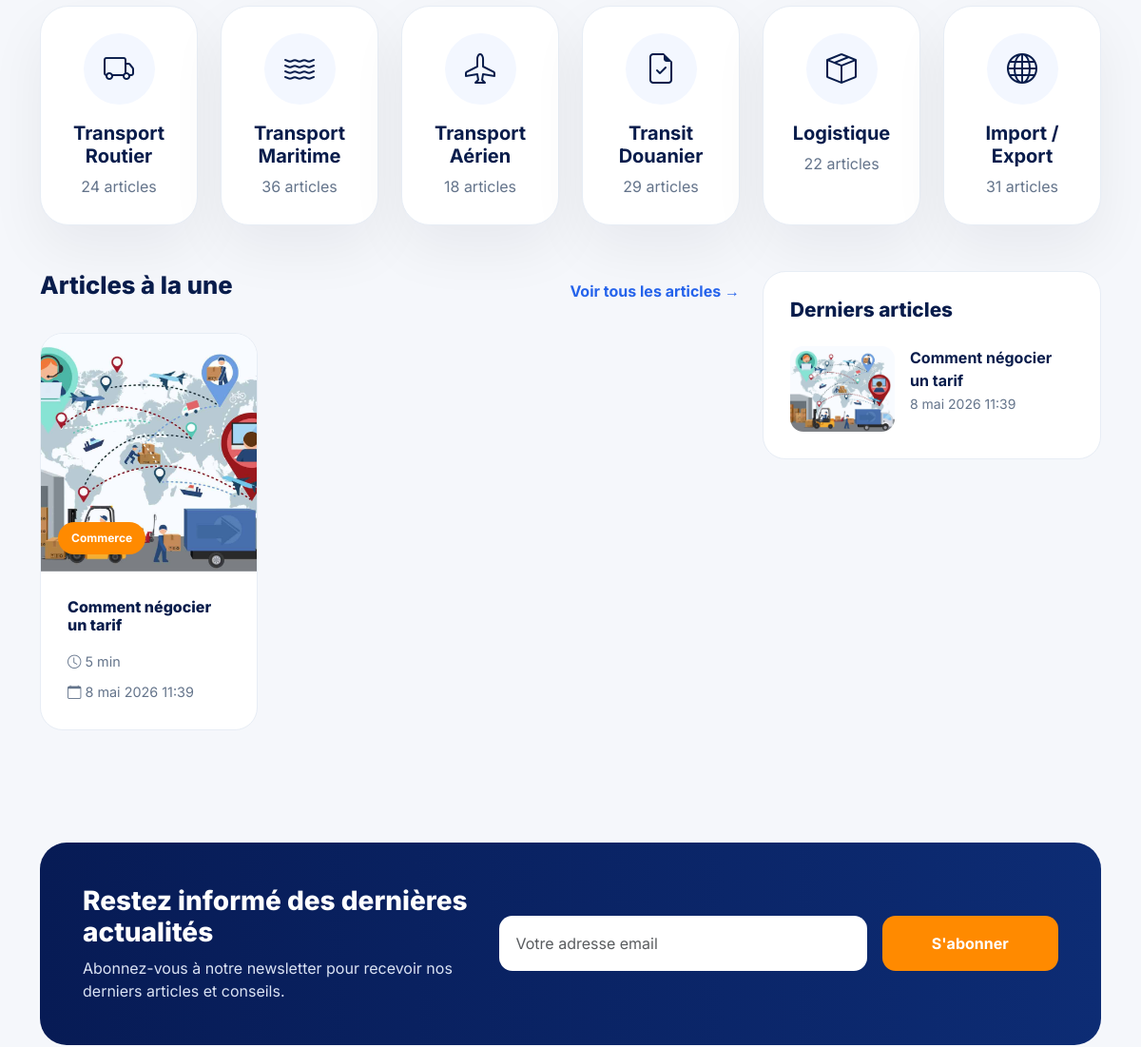
The app's page / (middle part), older data.
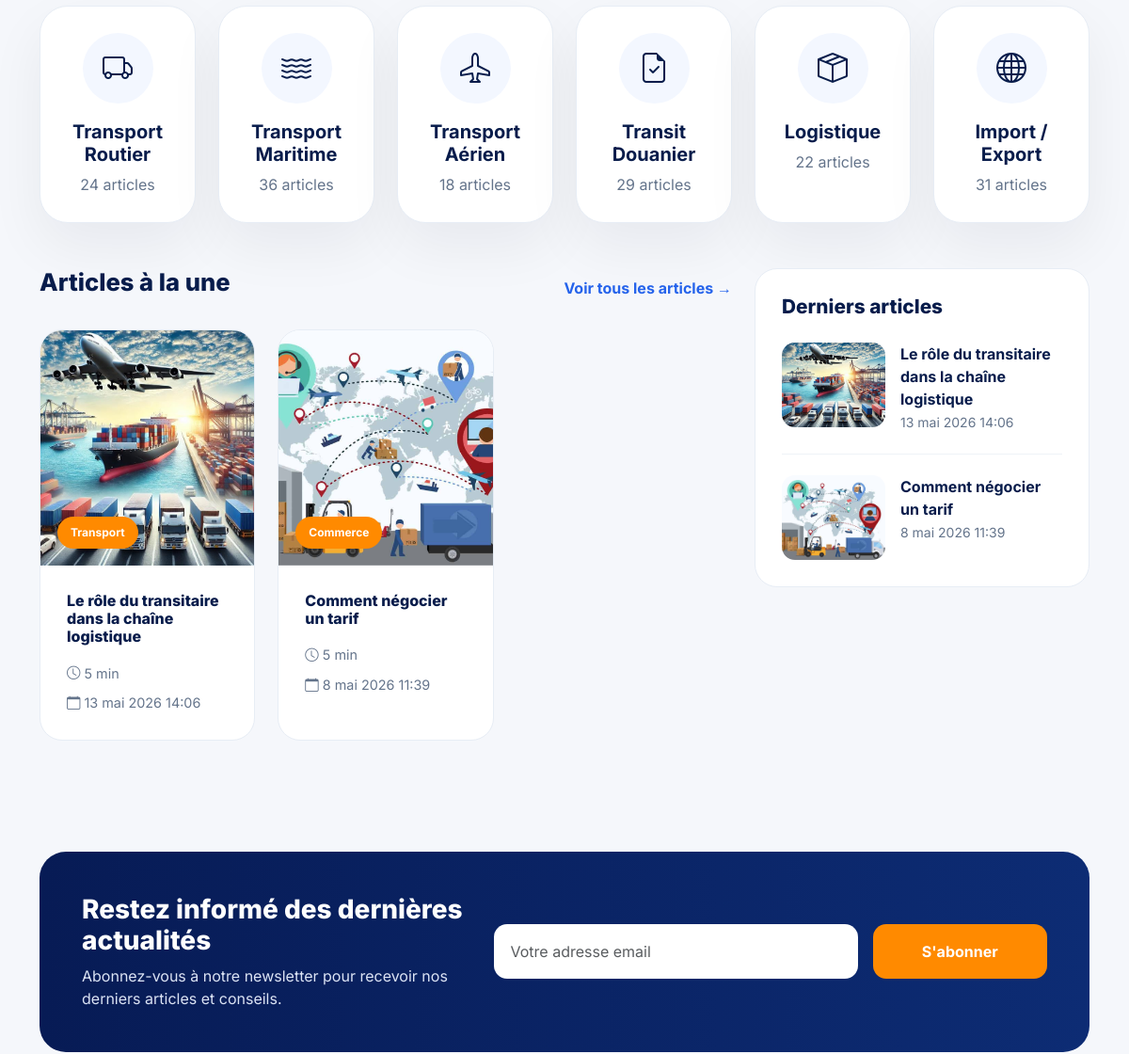
The same page, newer data.
### app/models.py (models this page shows, shortened)
class Post(models.Model):
    STATUS_CHOICES = (
        ('draft', 'Draft'),
        ('published', 'Published'),
    )
    title = models.CharField(max_length=200)
    slug = models.SlugField(max_length=250, unique=True, blank=True)
    excerpt = models.TextField(max_length=300, blank=True)
    content = models.TextField()
    image = models.ImageField(upload_to='posts/', blank=True, null=True)
    status = models.CharField(max_length=10, choices=STATUS_CHOICES, default='draft')
    category = models.ForeignKey(Category, on_delete=models.CASCADE, related_name='posts')
    meta_title = models.CharField(max_length=60, blank=True)
    meta_description = models.CharField(max_length=160, blank=True)
    author = models.ForeignKey(AUTH_USER_MODEL, on_delete=models.CASCADE, related_name='posts')
    created_at = models.DateTimeField(auto_now_add=True)
    updated_at = models.DateTimeField(auto_now=True)
    published_at = models.DateTimeField(null=True, blank=True)
    class Meta:
        ordering = ['-published_at']

class Category(models.Model):
    name = models.CharField(max_length=100)
    slug = models.SlugField(max_length=100, unique=True)
    description = models.TextField(blank=True)
    meta_title = models.CharField(max_length=60, blank=True)
    meta_description = models.CharField(max_length=160, blank=True)
    class Meta:
        verbose_name_plural = 'Categories'
        ordering = ['name']
    def __str__(self):
        return self.name

### app/views.py (the view)
# urls.py: path('', HomeView.as_view(), name='home'),
class HomeView(ListView):
    model = Post
    template_name = 'blog/home.html'
    context_object_name = 'posts'
    def get_queryset(self):
        return Post.objects.filter(
            status='published'
            ).select_related('category', 'author')
    def get_context_data(self, **kargs):
        context = super().get_context_data(**kargs)
        context['recent_posts'] = Post.objects.filter(status='published').order_by('-published_at')[:4]
        return context

### app/templates/blog/home.html (shortened to what this page needs)
{% extends 'base.html' %}
{% block content %}
  <section class="py-5">
    <div class="container">
      <div class="row g-4">
        <div class="col-lg-2 col-md-4 col-6">
          <div class="category-card">
            <div class="category-icon">
              <i class="bi bi-truck"></i>
            </div>
            <h5>Transport Routier</h5>
            <p>24 articles</p>
          </div>
        </div>
        <div class="col-lg-2 col-md-4 col-6">
          <div class="category-card">
            <div class="category-icon">
              <i class="bi bi-water"></i>
            </div>
            <h5>Transport Maritime</h5>
            <p>36 articles</p>
          </div>
        </div>
        <div class="col-lg-2 col-md-4 col-6">
          <div class="category-card">
            <div class="category-icon">
              <i class="bi bi-airplane"></i>
            </div>
            <h5>Transport Aérien</h5>
            <p>18 articles</p>
          </div>
        </div>
        <div class="col-lg-2 col-md-4 col-6">
          <div class="category-card">
            <div class="category-icon">
              <i class="bi bi-file-earmark-check"></i>
            </div>
            <h5>Transit Douanier</h5>
            <p>29 articles</p>
          </div>
        </div>
        <div class="col-lg-2 col-md-4 col-6">
          <div class="category-card">
            <div class="category-icon">
              <i class="bi bi-box-seam"></i>
            </div>
            <h5>Logistique</h5>
            <p>22 articles</p>
          </div>
        </div>
        <div class="col-lg-2 col-md-4 col-6">
          <div class="category-card">
            <div class="category-icon">
              <i class="bi bi-globe"></i>
            </div>
            <h5>Import / Export</h5>
            <p>31 articles</p>
          </div>
        </div>
      </div>
    </div>
  </section>
  <section class="pb-5">
    <div class="container">
      <div class="row">
        <div class="col-lg-8">
          <div class="d-flex justify-content-between align-items-center mb-4 flex-wrap gap-3">
            <h2 class="section-title">Articles à la une</h2>
            <a href="{% url 'post-list' %}" class="section-link">Voir tous les articles →</a>
          </div>
          <div class="row g-4">
            {% for post in posts %}
              <div class="col-lg-4 col-md-6 col-12">
                <div class="blog-card">
                  <div class="blog-img">
                    <img src="{{ post.image.url }}" alt="{{ post.title }}" />
                    <span class="badge-category">{{ post.category }}</span>
                  </div>
                  <div class="blog-content">
                    <h4><a href="{% url 'post-detail' post.slug %}" class="post-title-link">{{ post.title }}</a></h4>
                    <div class="blog-meta">
                      <span>
                        <i class="bi bi-clock"></i>
                        5 min
                      </span>
                      <span>
                        <i class="bi bi-calendar"></i>
                        {{ post.published_at }}
                      </span>
                    </div>
                  </div>
                </div>
              </div>
            {% endfor %}
          </div>
        </div>
        <div class="col-lg-4">
          <div class="sidebar">
            <h3 class="sidebar-title">Derniers articles</h3>
            {% for post in recent_posts %}
              <div class="mini-post">
                <img src="{{ post.image.url }}" alt="{{ post.title }}" />
                <div>
                  <a href="{% url 'post-detail' post.slug %}" class="post-title-link">{{ post.title }}</a><br />
                  <small>{{ post.published_at }}</small>
                </div>
              </div>
            {% endfor %}
          </div>
        </div>
      </div>
    </div>
  </section>
  <section class="pb-5">
    <div class="container">
      <div class="newsletter">
        <div class="row align-items-center g-4">
          <div class="col-lg-5">
            <h3>Restez informé des dernières actualités</h3>
            <p class="mb-0">Abonnez-vous à notre newsletter pour recevoir nos derniers articles et conseils.</p>
          </div>
          <div class="col-lg-7">
            <form>
              <div class="row g-3">
                <div class="col-md-8">
                  <input type="email" class="form-control" placeholder="Votre adresse email" />
                </div>
                <div class="col-md-4">
                  <button class="btn w-100">S'abonner</button>
                </div>
              </div>
            </form>
          </div>
        </div>
      </div>
    </div>
  </section>
{% endblock %}

### templates/base.html (shortened to what this page needs)
{% load static %}
<!DOCTYPE html>
<html lang="fr">
  <head>
    <link href="https://cdn.jsdelivr.net/npm/bootstrap@5.3.3/dist/css/bootstrap.min.css" rel="stylesheet" />
    <link rel="stylesheet" href="https://cdn.jsdelivr.net/npm/bootstrap-icons@1.11.3/font/bootstrap-icons.min.css" />
    <link rel="stylesheet" href="{% static 'css/styles.css' %}" />
    <link rel="stylesheet" href="{% static 'css/post_list.css' %}" />
    <link rel="stylesheet" href="{% static 'css/post_detail.css' %}" />
    <link rel="stylesheet" href="{% static 'css/dash/add_category.css' %}" />
  </head>
  <body>
    <div class="main-wrapper">
      {% block content %}
      {% endblock %}
    </div>
  </body>
</html>

### static/css/styles.css (style rules this page uses)
:root { --primary: #0d1f4f; --secondary: #ff8a00; --light: #f5f7fb; --text: #1e293b; --muted: #64748b; --white: #ffffff; --border: #e8edf5; }
* { margin: 0; padding: 0; box-sizing: border-box; }
body { font-family: 'Inter', sans-serif; background: var(--light); color: var(--text); min-height: 100vh; display: flex; flex-direction: column; }
a { text-decoration: none; }
img { width: 100%; display: block; }
.main-wrapper { flex: 1; }
.section-title { font-size: 2rem; font-weight: 800; color: var(--primary); }
.section-link { font-weight: 700; color: #2563eb; }
.category-card { background: #fff; border-radius: 22px; padding: 30px 20px; text-align: center; border: 1px solid var(--border); transition: 0.35s ease; height: 100%; }
.category-icon { width: 75px; height: 75px; border-radius: 50%; background: #f3f7ff; display: flex; align-items: center; justify-content: center; margin: 0 auto 18px; font-size: 2rem; color: var(--primary); }
.category-card h5 { font-weight: 700; color: var(--primary); }
.category-card p { margin: 0; color: var(--muted); }
.blog-card { background: #fff; border-radius: 22px; overflow: hidden; border: 1px solid var(--border); transition: 0.35s ease; height: 100%; }
.blog-img { position: relative; overflow: hidden; }
.blog-img img { height: 250px; object-fit: cover; transition: 0.5s; }
.badge-category { position: absolute; left: 18px; bottom: 18px; background: var(--secondary); color: #fff; padding: 8px 14px; border-radius: 50px; font-size: 0.75rem; font-weight: 700; }
.blog-content { padding: 25px; }
.blog-content h4 { font-size: 1rem; line-height: 1.2; font-weight: 800; color: var(--primary); margin-bottom: 18px; }
.blog-content h4 a { text-decoration: none; color: var(--primary); }
.blog-meta { display: flex; gap: 18px; flex-wrap: wrap; color: var(--muted); font-size: 0.9rem; }
.sidebar { background: #fff; border-radius: 24px; padding: 28px; border: 1px solid var(--border); }
.sidebar-title { font-size: 1.3rem; font-weight: 800; color: var(--primary); margin-bottom: 25px; }
.mini-post { display: flex; gap: 16px; margin-bottom: 22px; padding-bottom: 22px; border-bottom: 1px solid #eef2f7; }
.mini-post:last-child { border: none; margin-bottom: 0; padding-bottom: 0; }
.mini-post img { width: 110px; height: 90px; object-fit: cover; border-radius: 14px; }
.mini-post a { font-size: 1rem; line-height: 1.5; color: var(--primary); font-weight: 700; }
.mini-post small { color: var(--muted); }
.newsletter { background: linear-gradient(90deg, #071b55, #0f2e7a); border-radius: 26px; padding: 40px; color: #fff; }
.newsletter h3 { font-weight: 800; }
.newsletter p { color: #d9e2f4; }
.newsletter .form-control { height: 58px; border: none; border-radius: 12px; }
.newsletter .btn { height: 58px; border: none; background: var(--secondary); border-radius: 12px; color: #fff; font-weight: 700; }

### static/css/post_list.css (style rules this page uses)
:root { --primary: #081c4b; --secondary: #ff8a00; --light: #f5f7fb; --white: #ffffff; --text: #1e293b; --muted: #64748b; --border: #e7edf5; }
* { margin: 0; padding: 0; box-sizing: border-box; }
body { font-family: 'Inter', sans-serif; background: var(--light); color: var(--text); min-height: 100vh; display: flex; flex-direction: column; }
.main-wrapper { flex: 1; }
a { text-decoration: none; }
img { width: 100%; display: block; }
.section-title { font-size: 2rem; font-weight: 800; color: var(--primary); }
.blog-card { background: #fff; border-radius: 24px; overflow: hidden; border: 1px solid var(--border); transition: .35s ease; height: 100%; }
.blog-content { padding: 28px; }
.blog-meta { display: flex; justify-content: space-between; align-items: center; flex-wrap: wrap; gap: 10px; }

### static/css/dash/add_category.css (style rules this page uses)
:root { --primary: #081c4b; --secondary: #ff8a00; --light: #f5f7fb; --white: #ffffff; --text: #1e293b; --muted: #64748b; --border: #e7edf5; }
* { margin: 0; padding: 0; box-sizing: border-box; }
a { text-decoration: none; }
.category-card { background: #fff; border-radius: 30px; padding: 28px; border: 1px solid var(--border); box-shadow: 0 25px 60px rgba(15, 23, 42, 0.06); }
.section-title { font-size: 1.6rem; font-weight: 800; color: var(--primary); margin-bottom: 10px; }
.form-control { height: 58px; border-radius: 16px; border: 1px solid var(--border); padding: 14px 18px; transition: 0.3s; color: var(--text); }

Row changes from the older to the newer data that the page shows:
now on this page (row edited): Post: image (picture), category "Transport", title "Le rôle du transitaire dans la chaîne logistique", published_at "13 mai 2026 14:06"
